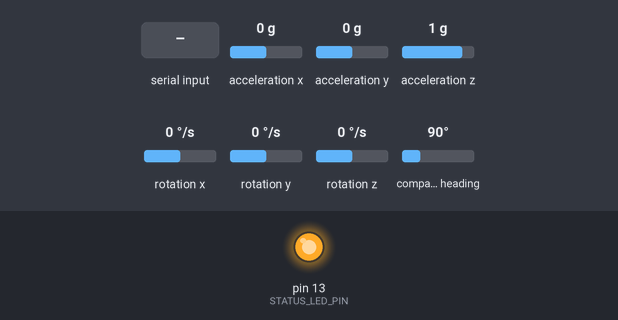
This sketch was run on a simulated Arduino Mega 2560, built with avr-gcc and run on an emulated ATmega2560. Shown: output pins drawn as LEDs (lit = HIGH). Wiring (inferred from the names in the program): HMC5883L compass at I2C address 0x1E; ADXL345 accelerometer at I2C address 0x53; ITG-3200 gyroscope at I2C address 0x68. The test bench sets the inputs (shaded band); at power-on: acceleration x 0 g, acceleration y 0 g, acceleration z 1 g, rotation x 0 °/s, rotation y 0 °/s, rotation z 0 °/s, compass heading 90°. What the sketch prints to the serial monitor is not drawn.

Above: at 1.3 s.
1.4 s: "#o0\n" received over Serial
At 2.1 s:
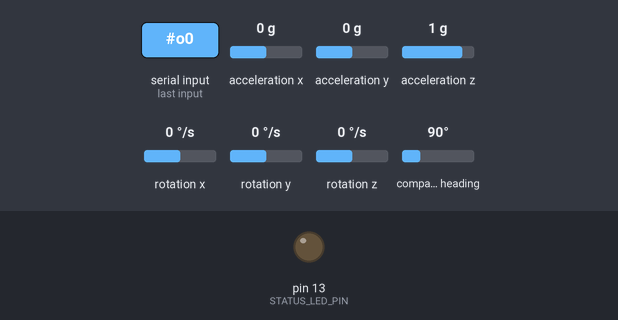
Timing chart, 0 to 4.4 s (numbered marks = the images above; inputs shaded):
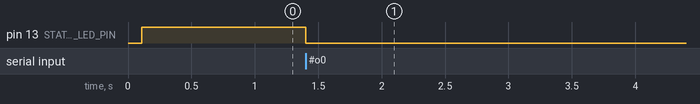

The sketch:

Firmware.ino
```cpp
/*
  "9DOF Razor IMU" hardware version: SEN-10736

  ATMega328@3.3V, 8MHz

  ADXL345  : Accelerometer
  HMC5883L : Magnetometer
  ITG-3200 : Gyro

  Arduino IDE : Select board "Arduino Pro or Pro Mini (3.3v, 8Mhz) w/ATmega328"

  Axis definition (differs from definition printed on the board!):
    X axis pointing forward (towards the short edge with the connector holes)
    Y axis pointing to the right
    and Z axis pointing down

  Serial commands that the firmware understands:

  "#o<params>" - Set OUTPUT mode and parameters. The available options are:
      // Identification
      "#oi" - Output ID number (1 byte)

      // Streaming output
      "#o0" - DISABLE continuous streaming output. Also see #f below.
      "#o1" - ENABLE continuous streaming output.

      // Quaternion output
      "#oqb" - Output quaternion in BINARY format (q0, q1, q2, q3, so one output frame is 4x4 = 16 bytes long).
      "#oqt" - Output quaternion in TEXT format (Output frames have form like "q0 = 0.23, q1 = -0.75...",
               followed by carriage return and line feed [\r\n]).
      "#oab" - Output quaternion in BINARY format (q0, q1, q2, q3) plus accelerometer and gyroscope data (40 bytes).
      "#oat" - Output quaternion in TEXT format, plus accelerometer and gyroscope data.

      // Sensor data output
      "#osct" - Output CALIBRATED SENSOR data of all 9 axes in TEXT format.
                One frame consist of three lines - one for each sensor: acc, mag, gyr.
      "#osrt" - Output RAW SENSOR data of all 9 axes in TEXT format.
                One frame consist of three lines - one for each sensor: acc, mag, gyr.
      "#osbt" - Output BOTH raw and calibrated SENSOR data of all 9 axes in TEXT format.
                One frame consist of six lines - like #osrt and #osct combined (first RAW, then CALIBRATED).
                NOTE: This is a lot of number-to-text conversion work for the little 8MHz chip on the Razor boards.
      "#oscb" - Output CALIBRATED SENSOR data of all 9 axes in BINARY format.
                One frame consist of three 3x3 float values = 36 bytes. Order is: acc x/y/z, mag x/y/z, gyr x/y/z.
      "#osrb" - Output RAW SENSOR data of all 9 axes in BINARY format.
                One frame consist of three 3x3 float values = 36 bytes. Order is: acc x/y/z, mag x/y/z, gyr x/y/z.
      "#osbb" - Output BOTH raw and calibrated SENSOR data of all 9 axes in BINARY format.
                One frame consist of 2x36 = 72 bytes - like #osrb and #oscb combined (first RAW, then CALIBRATED).

      // Error message output
      "#oe0" - Disable ERROR message output.
      "#oe1" - Enable ERROR message output.

  "#f" - Request one output frame - useful when continuous output is disabled and updates are
         required in larger intervals only. Though #f only requests one reply, replies are still
         bound to the internal 10ms (100Hz) time raster. So worst case delay that #f can add is 10ms.

  Newline characters are not required. So you could send "#ob#o1", which
  would set binary output mode and enable continuous streaming output at once.

  The status LED will be on if streaming output is enabled and off otherwise.

  Byte order of binary output is little-endian: least significant byte comes first.

  Binary output frames add a header 0xFF byte at the beginning and a checksum byte at the end.
*/

/*****************************************************************/
/*********** USER SETUP AREA! Set your options here! *************/
/*****************************************************************/

// OUTPUT OPTIONS
/*****************************************************************/
// Set your serial port baud rate used to send out data here!
#define OUTPUT__BAUD_RATE 57600

// Output mode definitions
#define OUTPUT__MODE_SENSORS_CALIB 0     // Outputs calibrated sensor values for all 9 axes
#define OUTPUT__MODE_SENSORS_RAW 1       // Outputs raw (uncalibrated) sensor values for all 9 axes
#define OUTPUT__MODE_SENSORS_BOTH 2      // Outputs calibrated AND raw sensor values for all 9 axes
#define OUTPUT__MODE_QUATERNION 3        // Outputs a quaternion calculated using Madgwick's algorithm
#define OUTPUT__MODE_ALL 4               // Outputs a quaternion plus accelerometer and gyroscope data

// Output format definitions
#define OUTPUT__FORMAT_TEXT 0            // Outputs data as text
#define OUTPUT__FORMAT_BINARY 1          // Outputs data as binary float

// Select your startup output mode and format here
int output_mode = OUTPUT__MODE_QUATERNION;
int output_format = OUTPUT__FORMAT_TEXT;

// Select if serial continuous streaming output is enabled on startup
#define OUTPUT__STARTUP_STREAM_ON true

// Print elapsed time after each I/O loop
#define DEBUG__PRINT_LOOP_TIME false

// If set true, an error message will be output if we fail to read sensor data
// Message format: "!ERR: reading <sensor>", followed by "\r\n".
bool output_errors = false;

// Madgwick's algorithm options
#define SAMPLEFREQ 100.00f  // Sample frequency in Hz
#define BETADEF    0.0300f  // Sensor fusion parameter
#define ZETADEF    0.0025f  // Bias correction gain

/*****************************************************************/
/****************** END OF USER SETUP AREA!  *********************/
/*****************************************************************/

// Pin number of status LED
#define STATUS_LED_PIN 13

#include <Wire.h>
#include <EEPROM.h>

// Unit ID
byte ID = 0;

// Accelerometer calibration data
float Ka[3][3];
float a0[3];

// Magnetometer calibration data
float Km[3][3];
float m0[3];

// Gyroscope calibration data
float Kg[3][3];
float g0[3];

// Sensor variables (acceleration is negated)
static union { float accel[3];  byte abytes[12]; };
static union { float magnet[3]; byte mbytes[12]; };
static union { float gyro[3];   byte gbytes[12]; };
static union { float temp;      byte tbytes[4]; };

// More output-state variables
boolean output_stream_on;
boolean output_single_on;
int num_accel_errors = 0;
int num_magnet_errors = 0;
int num_gyro_errors = 0;

// Madgwick's algorithm variables
float beta = BETADEF;
float zeta = ZETADEF;
float dt = 1.0f / SAMPLEFREQ;
static union { float q[4]; byte qbytes[16]; };

// Timer interrupt variable
volatile bool rdy = false;

// Read all sensor data
void read_sensors() {
  Read_Accel();  // Read accelerometer
  Read_Magnet(); // Read magnetometer
  Read_Gyro();   // Read gyroscope
}

// Apply calibration to raw sensor readings
void apply_calibration() {
  float tmp[3];

  Matrix_Vector_Multiply(tmp, Ka, accel);
  Vector_Add(accel, tmp, a0);

  Matrix_Vector_Multiply(tmp, Km, magnet);
  Vector_Add(magnet, tmp, m0);

  Matrix_Vector_Multiply(tmp, Kg, gyro);
  Vector_Add(gyro, tmp, g0);
}

// Initial state
void reset_sensor_fusion() {
  read_sensors();
  apply_calibration();
  init_quaternion(accel, magnet);
}

void turn_output_stream_on()
{
  output_stream_on = true;
  digitalWrite(STATUS_LED_PIN, HIGH);
}

void turn_output_stream_off()
{
  output_stream_on = false;
  digitalWrite(STATUS_LED_PIN, LOW);
}

// Blocks until another byte is available on serial port
char readChar()
{
  while (Serial.available() < 1) { } // Block
  return Serial.read();
}

void setup()
{
  // Get unit ID
  int pos = 0;
  EEPROM.get(pos, ID);   pos += sizeof(ID);

  // Get calibration data from EEPROM
  EEPROM.get(pos, Ka);   pos += sizeof(Ka);
  EEPROM.get(pos, a0);   pos += sizeof(a0);
  EEPROM.get(pos, Km);   pos += sizeof(Km);
  EEPROM.get(pos, m0);   pos += sizeof(m0);
  EEPROM.get(pos, Kg);   pos += sizeof(Kg);
  EEPROM.get(pos, g0);

  noInterrupts();

  // Set timer1 interrupt at 100Hz
  TCCR1A = 0;    // Set entire TCCR1A register to 0
  TCCR1B = 0;    // Same for TCCR1B
  TCNT1  = 0;    // Initialize counter value to 0

  // Set compare match register according to output frequency
  OCR1A = round(8e6/(SAMPLEFREQ*8) - 1);

  TCCR1B |= (1 << WGM12);  // Turn on CTC mode
  TCCR1B |= (1 << CS11);   // Set CS11 bit for 8 prescaler
  TIMSK1 |= (1 << OCIE1A); // Enable timer compare interrupt

  interrupts();

  // Init serial output
  Serial.begin(OUTPUT__BAUD_RATE);

  // Init status LED
  pinMode (STATUS_LED_PIN, OUTPUT);
  digitalWrite(STATUS_LED_PIN, LOW);

  // Init sensors
  delay(50);  // Give sensors enough time to start
  Wire.begin();
  Accel_Init();
  Magnet_Init();
  Gyro_Init();
  delay(50);  // Give sensors enough time to collect data

  // Read sensors, init Madgwick's algorithm
  reset_sensor_fusion();

  // Init output
#if (OUTPUT__STARTUP_STREAM_ON == false)
  turn_output_stream_off();
#else
  turn_output_stream_on();
#endif
}

// AHRS cycle is controlled by a timer interrupt
ISR(TIMER1_COMPA_vect)
{
  rdy = true;
}

// Main loop
void loop()
{
  // Read incoming control messages
  if (Serial.available() >= 2)
  {
    if (Serial.read() == '#') // Start of new control message
    {
      int command = Serial.read(); // Commands

      if (command == 'f') // request one output _f_rame
        output_single_on = true;
      else if (command == 'o') // Set _o_utput mode
      {
        char output_param = readChar();
        if (output_param == 'q') // Output _q_uaternion
        {
          char format_param = readChar();
          output_mode = OUTPUT__MODE_QUATERNION;
          if (format_param == 't') // Output values as _t_text
            output_format = OUTPUT__FORMAT_TEXT;
          else if (format_param == 'b') // Output values in _b_inary format
            output_format = OUTPUT__FORMAT_BINARY;
        }
        else if (output_param == 'a') // Output _a_ll
        {
          char format_param = readChar();
          output_mode = OUTPUT__MODE_ALL;
          if (format_param == 't') // Output values as _t_text
            output_format = OUTPUT__FORMAT_TEXT;
          else if (format_param == 'b') // Output values in _b_inary format
            output_format = OUTPUT__FORMAT_BINARY;
        }
        else if (output_param == 's') // Output _s_ensor values
        {
          char values_param = readChar();
          char format_param = readChar();
          if (values_param == 'r')  // Output _r_aw sensor values
            output_mode = OUTPUT__MODE_SENSORS_RAW;
          else if (values_param == 'c')  // Output _c_alibrated sensor values
            output_mode = OUTPUT__MODE_SENSORS_CALIB;
          else if (values_param == 'b')  // Output _b_oth sensor values (raw and calibrated)
            output_mode = OUTPUT__MODE_SENSORS_BOTH;

          if (format_param == 't') // Output values as _t_text
            output_format = OUTPUT__FORMAT_TEXT;
          else if (format_param == 'b') // Output values in _b_inary format
            output_format = OUTPUT__FORMAT_BINARY;
        }
        else if (output_param == '0') // Disable continuous streaming output
        {
          turn_output_stream_off();
        }
        else if (output_param == '1') // Enable continuous streaming output
        {
          turn_output_stream_on();
        }
        else if (output_param == 'i') // Send ID
        {
          Serial.print(ID);
        }
        else if (output_param == 'e') // _e_rror output settings
        {
          char error_param = readChar();
          if (error_param == '0') output_errors = false;
          else if (error_param == '1') output_errors = true;
          else if (error_param == 'c') // get error count
          {
            Serial.print("#AMG-ERR:");
            Serial.print(num_accel_errors);
            Serial.print(",");
            Serial.print(num_magnet_errors);
            Serial.print(",");
            Serial.println(num_gyro_errors);
          }
        }
      }
    }
  }

  // Time to read the sensors again?
  if (rdy)
  {
#if DEBUG__PRINT_LOOP_TIME == true
    long t0 = micros();
#endif

    rdy = false;

    // Update sensor readings
    read_sensors();

    if (output_mode == OUTPUT__MODE_QUATERNION)
    {
      apply_calibration();
      Madgwick(accel, magnet, gyro);

      if (output_stream_on || output_single_on) output_quaternion();
    }
    else if (output_mode == OUTPUT__MODE_ALL)
    {
      apply_calibration();
      Madgwick(accel, magnet, gyro);

      if (output_stream_on || output_single_on) output_all();
    }
    else  // Output sensor values
    {
      if (output_stream_on || output_single_on) output_sensors();
    }

    output_single_on = false;

#if DEBUG__PRINT_LOOP_TIME == true
    Serial.print("Loop time (ms): ");
    Serial.println((float) (micros() - t0) / 1000.0f);
#endif
  }
}
```

Madgwick.ino
```cpp
void Madgwick(float a[3], float m[3], float g[3])
{
  float st[4];
  float qd[4];
  float gm[3];
  float q00, q01, q02, q03, q11, q12, q13, q22, q23, q33;
  float A11, A22, A12, A13, A21, A23, A1a, A2a, A2m, J11, J12, J13, J14;
  static float g0[3] = {0.0f};
  static float gb[3] = {0.0f};

  for (int i = 0; i < 3; i++)
  {
    gm[i] = 0.5f * (g[i] + g0[i]); // Mean angular velocity (trapezoidal rule integration)
    g0[i] = g[i];                  // Store angular velocity for next step
  }

  // Compute step direction (gradient descent)
  q00 = q[0] * q[0];
  q01 = q[0] * q[1];
  q02 = q[0] * q[2];
  q03 = q[0] * q[3];
  q11 = q[1] * q[1];
  q12 = q[1] * q[2];
  q13 = q[1] * q[3];
  q22 = q[2] * q[2];
  q23 = q[2] * q[3];
  q33 = q[3] * q[3];

  A11 = 0.5f * (q00 + q11 - q22 - q33);
  A22 = 0.5f * (q00 - q11 + q22 - q33);

  A12 = q12 - q03;
  A13 = q13 + q02;
  A21 = q12 + q03;
  A23 = q23 - q01;

  A1a = A11*a[0] + A12*a[1] + A13*a[2];
  A2a = A21*a[0] + A22*a[1] + A23*a[2];
  A2m = A21*m[0] + A22*m[1] + A23*m[2];

  J11 = a[0]*q[0] - a[1]*q[3] + a[2]*q[2];
  J12 = a[0]*q[1] + a[1]*q[2] + a[2]*q[3];
  J13 =-a[0]*q[2] + a[1]*q[1] + a[2]*q[0];
  J14 =-a[0]*q[3] - a[1]*q[0] + a[2]*q[1];

  st[0] = A1a*J11 - A2a*J14 + A2m*(m[0]*q[3] + m[1]*q[0] - m[2]*q[1]);
  st[1] = A1a*J12 - A2a*J13 + A2m*(m[0]*q[2] - m[1]*q[1] - m[2]*q[0]);
  st[2] = A1a*J13 + A2a*J12 + A2m*(m[0]*q[1] + m[1]*q[2] + m[2]*q[3]);
  st[3] = A1a*J14 + A2a*J11 + A2m*(m[0]*q[0] - m[1]*q[3] + m[2]*q[2]);

  // Normalize step direction
  quatNormalize(st);

  // Update and apply gyro bias estimation
  if (zeta != 0.0f)
  {
    gb[0] += 2.0f * zeta * dt * (q[0]*st[1] - q[1]*st[0] - q[2]*st[3] + q[3]*st[2]);
    gb[1] += 2.0f * zeta * dt * (q[0]*st[2] + q[1]*st[3] - q[2]*st[0] - q[3]*st[1]);
    gb[2] += 2.0f * zeta * dt * (q[0]*st[3] - q[1]*st[2] + q[2]*st[1] - q[3]*st[0]);

    gm[0] -= gb[0];
    gm[1] -= gb[1];
    gm[2] -= gb[2];
  }

  // Rate of change of quaternion from gyroscope + feedback step
  qd[0] = 0.5f * (-q[1]*gm[0] - q[2]*gm[1] - q[3]*gm[2]) - beta * st[0];
  qd[1] = 0.5f * ( q[0]*gm[0] - q[3]*gm[1] + q[2]*gm[2]) - beta * st[1];
  qd[2] = 0.5f * ( q[3]*gm[0] + q[0]*gm[1] - q[1]*gm[2]) - beta * st[2];
  qd[3] = 0.5f * (-q[2]*gm[0] + q[1]*gm[1] + q[0]*gm[2]) - beta * st[3];

  // Time integration with computed rate
  q[0] += qd[0] * dt;
  q[1] += qd[1] * dt;
  q[2] += qd[2] * dt;
  q[3] += qd[3] * dt;

  // Normalize quaternion
  quatNormalize(q);
}
```

Math.ino
```cpp
// Computes the dot product of two vectors
float Vector_Dot_Product(const float v1[3], const float v2[3])
{
  return v1[0]*v2[0] + v1[1]*v2[1] + v1[2]*v2[2];
}

// Computes the cross product of two vectors
void Vector_Cross_Product(float out[3], const float v1[3], const float v2[3])
{
  out[0] = v1[1]*v2[2] - v1[2]*v2[1];
  out[1] = v1[2]*v2[0] - v1[0]*v2[2];
  out[2] = v1[0]*v2[1] - v1[1]*v2[0];
}

// Multiply the vector by a scalar
void Vector_Scale(float out[3], const float v[3], const float scale)
{
  for (int c = 0; c < 3; c++)
    out[c] = v[c] * scale;
}

// Adds two vectors
void Vector_Add(float out[3], const float v1[3], const float v2[3])
{
  for (int c = 0; c < 3; c++)
    out[c] = v1[c] + v2[c];
}

// Multiply two 3x3 matrices: out = a * b
void Matrix_Multiply(float out[3][3], const float a[3][3], const float b[3][3])
{
  for (int x = 0; x < 3; x++)
  {
    for (int y = 0; y < 3; y++)
      out[x][y] = a[x][0]*b[0][y] + a[x][1]*b[1][y] + a[x][2]*b[2][y];
  }
}

// Multiply 3x3 matrix with vector: out = a * b
void Matrix_Vector_Multiply(float out[3], const float a[3][3], const float b[3])
{
  for (int x = 0; x < 3; x++)
    out[x] = a[x][0]*b[0] + a[x][1]*b[1] + a[x][2]*b[2];
}

void init_quaternion(const float a[3], const float m[3])
{
  float recipNorm;
  float n[3]; // North vector
  float e[3]; // East vector
  float d[3]; // Down vector

  // Calculate Down vector
  d[0] = a[0];
  d[1] = a[1];
  d[2] = a[2];

  // Normalize Down vector
  vecNormalize(d);

  // Calculate East vector
  Vector_Cross_Product(e, d, m);

  // Normalize East vector
  vecNormalize(e);

  // Calculate North vector (already normalized)
  Vector_Cross_Product(n, e, d);

  // Calculate quaternion components
  q[0] = 0.50f * sqrt(1.0f + n[0] + e[1] + d[2]);
  q[1] = 0.25f * (d[1] - e[2]) / q[0];
  q[2] = 0.25f * (n[2] - d[0]) / q[0];
  q[3] = 0.25f * (e[0] - n[1]) / q[0];
}

// Fast inverse square-root
float invSqrt(float x)
{
  float halfx = 0.5f * x;
  float y = x;
  long i = *(long*)&y;
  i = 0x5f3759df - (i >> 1);
  y = *(float*)&i;
  y = y * (1.5f - (halfx * y * y));
  return y;
}

// Quaternion normalization
void quatNormalize(float *q)
{
  float recipNorm = invSqrt(q[0]*q[0] + q[1]*q[1] + q[2]*q[2] + q[3]*q[3]);
  q[0] *= recipNorm;
  q[1] *= recipNorm;
  q[2] *= recipNorm;
  q[3] *= recipNorm;
}

// Vector normalization
void vecNormalize(float *v)
{
  float recipNorm = invSqrt(v[0]*v[0] + v[1]*v[1] + v[2]*v[2]);
  v[0] *= recipNorm;
  v[1] *= recipNorm;
  v[2] *= recipNorm;
}
```

Source omitted: Output.ino (3476 bytes), Sensors.ino (3715 bytes)

Measured:
- after the input at 1.4 s, pin 13 (STATUS_LED_PIN): HIGH → LOW at once
